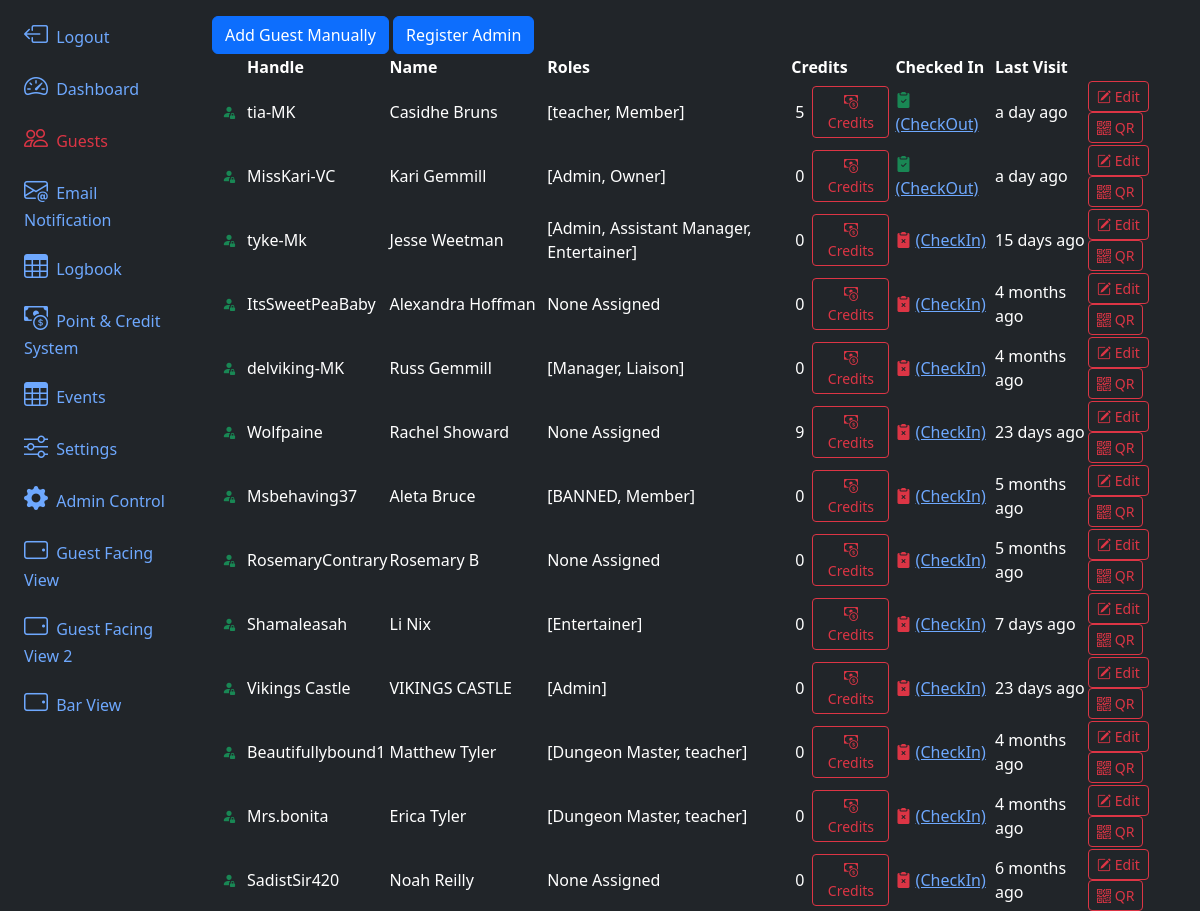
Page /guests/ (upper part) on the earlier database version.
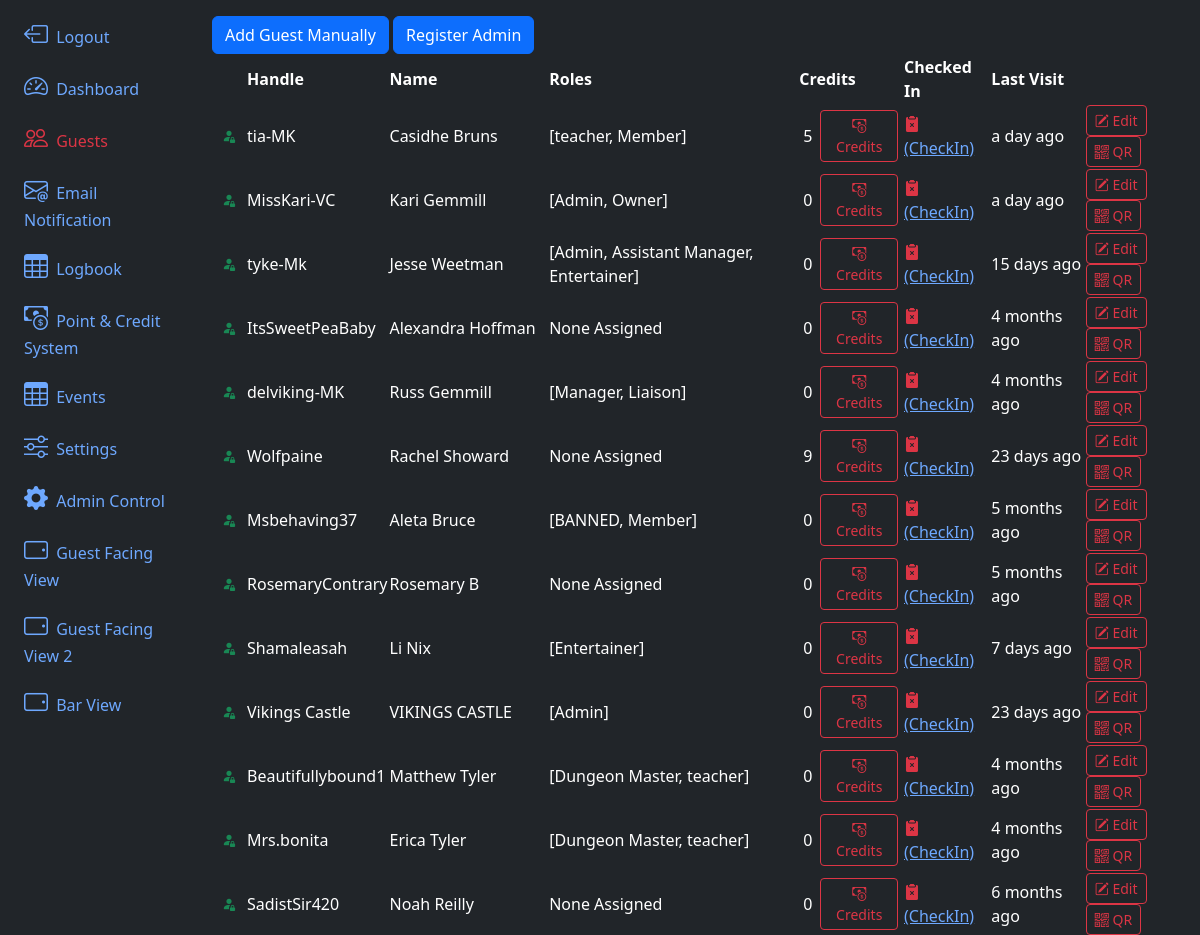
Same page on the later database version.
### app/models.py (models this page shows, shortened)
@dataclass
class Guest(db.Model, UserMixin):
    id:int = db.Column(db.Integer, primary_key=True)
    uuid:str  = db.Column(db.String, unique=True, name="uuid")
    fetUsername:str  = db.Column(db.String(100) )
    name:str  = db.Column(db.String(100), nullable=False)
    email:str  = db.Column(db.String(200), nullable=False)
    phone:str  = db.Column(db.String(20))
    barStatus:int = db.Column(db.Integer, default=0)
    checkin_blocked:bool = db.Column(db.Boolean(), default=False)
    password:str  = db.Column(db.String(255))
    allow_qrcode_refresh:bool = db.Column(db.Boolean(), default=True)
    roles = db.relationship('Role', backref=db.backref('guests'), secondary=guest_role)
    performs = db.relationship('Addon', backref='guests', secondary='guest_addons')
    termsCheck:bool = db.Column(db.Boolean(), default=False)
    termsDate = db.Column(db.DateTime(timezone=True), server_default=func.now())
    membershipEmailSent:bool = db.Column(db.Boolean(), default=False)
    membershipEmailSentDate = db.Column(db.DateTime(timezone=True), server_default=None)
    membershipStart = db.Column(db.DateTime(timezone=True), server_default=None)
    membershipEnd = db.Column(db.DateTime(timezone=True), server_default=None)
    credit = db.relationship('GuestCredit',backref='guest')
    logbook = db.relationship('Guestlog', backref='guest')
    checkedIn:bool = db.Column(db.Boolean(), default=False)
    lastVisit = db.Column(db.DateTime(timezone=True), server_default=None)
    lastCheckOut = db.Column(db.DateTime(timezone=True), server_default=None)
    created_at = db.Column(db.DateTime(timezone=True), server_default=func.now())

@dataclass
class Role(db.Model):
    id:int = db.Column(db.Integer, primary_key=True)
    name:str  = db.Column(db.String(100))
    description:str  = db.Column(db.String(200))
    permissions:str  = db.Column(db.String(200))
    skip_payment_at_checkin:bool = db.Column(db.Boolean(), default=False)
    skip_tos_update_at_checkin:bool = db.Column(db.Boolean(), default=False)
    allow_login_to_backoffice:bool = db.Column(db.Boolean(), default=False)
    allow_password_reset:bool = db.Column(db.Boolean(), default=False)
    notify_staff_on_checkin:bool = db.Column(db.Boolean(), default=False)
    auto_checkout_on_event_end:bool = db.Column(db.Boolean(), default=False)
    def __repr__(self):
        return f'{self.name}'

@dataclass
class GuestCredit(db.Model):
    id:int = db.Column(db.Integer, primary_key=True)
    lastUpdate = db.Column(db.DateTime(timezone=True), server_default=None)
    guest_id = db.Column(db.Integer, db.ForeignKey('guest.id'), nullable=False)
    points:int  = db.Column(db.Integer, nullable=False, default=0)
    generalAmount:int  = db.Column(db.Integer, nullable=False, default=0)
    specialEventAmount:int  = db.Column(db.Integer, nullable=False, default=0)
    privateSessionAmount:int  = db.Column(db.Integer, nullable=False, default=0)

### app/routes.py (the view, shortened to what this page needs)
@app.route('/guests/', methods=['GET', 'POST'])
def guests():
    return render_template('guests.html', guests=Guest.query.all(), settings = Setting.query.first(), roles = Role.query.all())

### app/__init__.py (called while the page is built)
@app.template_filter('get_general_credits')
def get_general_credits(credit):
    return sum(x.generalAmount for x in credit)

### app/templates/guests.html (shortened to what this page needs)
{% extends 'layout.html' %}
{% block content %}
<div id="toolbar">
    <button type="button" class="btn btn-primary" data-bs-toggle="modal" data-bs-target="#registerModal"
        data-bs-mode="new">Add Guest Manually</button>
    <a href="/registerAdmin"><button type="button" class="btn btn-primary">Register Admin</button></a>
</div>
<table class="table-dark rounded-3 overflow-hidden" data-toolbar="#toolbar" data-toggle="table"
    data-show-columns="true">
    <thead>
        <tr>
            <th scope="col" data-switchable="true"></th>
            <th data-sortable="true" scope="col" data-switchable="false">Handle</th>
            <th data-sortable="true" scope="col" data-field="name" data-visible="false" class='d-none d-md-table-cell'>
                Name</th>
            <th data-sortable="true" scope="col" class='d-none d-lg-table-cell' data-switchable="false">Roles</th>
            <th data-sortable="true" scope="col" class='d-none d-xl-table-cell' data-switchable="false">Credits</th>
            <th data-sortable="true" scope="col" data-switchable="false">Checked In</th>
            <th data-sortable="true" scope="col" data-switchable="false">Last Visit</th>
            <th data-align="right" scope="col" data-switchable="false"></th>
        </tr>
    </thead>
    <tbody>
        {% for guest in guests %}
        <tr>
            <td>
                <button type="button" class="btn btn-sm" data-bs-mode="edit" data-bs-uuid="{{guest.id}}">
                    {% if guest.checkin_blocked == None %}
                    <i class="bi bi-person-fill-lock text-success"></i>
                    {% elif guest.checkin_blocked == False %}
                    <i class="bi bi-person-fill-lock text-success"></i>
                    {% else %}
                    <i class="bi bi-person-fill-lock text-danger"></i>
                    {% endif %}
                </button>
            </td>
            <td>
                {% if guest.fetUsername %}
                {{guest.fetUsername}}
                {% else %}
                {{guest.name}}
                {% endif %}
            </td>
            <td class='d-none d-md-table-cell'>{{guest.name}}</td>
            {% if guest.roles %}
            <td class='d-none d-lg-table-cell'>{{guest.roles}}</td>
            {% else %}
            <td class='d-none d-lg-table-cell'>None Assigned</th>
                {% endif %}
            <td class=''>
                <div class="d-flex flex-row justify-content-between align-items-center">
                    <div class="px-1">{{guest.credit | get_general_credits }}</div>
                    <div class="px-1"><a href="/guestCredit/{{guest.id}}"><button type="button"
                                class="btn btn-sm btn-outline-danger"><i class="bi bi-cash-coin"></i>
                                Credits</button></a></div>
                </div>
            </td>
            {% if guest.checkedIn %}
            <td class='d-none d-lg-table-cell'><i class="bi bi-clipboard2-check-fill text-success"></i> <a
                    href="/checkOut/{{guest.id}}/Manually?next=%2Fguests">(CheckOut)</a></td>
            {% else %}
            <td class='d-none d-lg-table-cell'><i class="bi bi-clipboard2-x-fill text-danger"></i> <a
                    href="/checkIn/{{guest.id}}/Manually?next=%2Fguests">(CheckIn)</a></td>
            {% endif %}
            {% if guest.lastVisit %}
            <td>{{ moment(guest.lastVisit).fromNow() }}</td>
            {% else %}
            <td>Never</td>
            {% endif %}
            <td>
                <button type="button" class="btn btn-sm btn-outline-danger" data-bs-toggle="modal"
                    data-bs-target="#registerModal" data-bs-mode="edit" data-bs-uuid="{{guest.id}}"
                    data-bs-roles="{{guest.roles}}"><i class="bi bi-pencil-square"></i> Edit</button>
                <button type="button" class="btn btn-sm btn-outline-danger" data-bs-toggle="modal"
                    data-bs-target="#qrModal" data-bs-qr="{{guest.uuid}}"><i class="bi bi-qr-code"></i> QR</button>
            </td>
        </tr>
        {% endfor %}
    </tbody>
</table>
{% endblock content %}

### app/templates/layout.html (shortened to what this page needs)
<!doctype html>
<html lang="en" data-bs-theme="dark">
<head>
    <link href="https://cdn.jsdelivr.net/npm/bootstrap@5.3.3/dist/css/bootstrap.min.css" rel="stylesheet"
>
    <link rel="stylesheet" href="https://cdn.jsdelivr.net/npm/bootstrap-icons@1.11.3/font/bootstrap-icons.min.css">
    <link rel="stylesheet" href="https://cdn.jsdelivr.net/npm/bootstrap-table@1.23.2/dist/bootstrap-table.min.css">
    <link rel="stylesheet"
        href="https://cdn.jsdelivr.net/npm/bootstrap-select@1.14.0-beta2/dist/css/bootstrap-select.min.css">
</head>
<body>
    <div class="container-fluid">
        <div class="row flex-nowrap">
            <div class="col-auto col-md-3 col-xl-2 px-sm-2 px-0 bg-dark">
                <div class="d-flex flex-column align-items-center align-items-sm-start px-3 pt-2 text-white min-vh-100">
                    <ul class="nav nav-pills flex-column mb-sm-auto mb-0 align-items-center align-items-sm-start"
                        id="menu">
                        <li class="nav-item">
                            <a href="/logout" class="nav-link align-middle px-0">
                                <i class="fs-4 bi-box-arrow-left"></i> <span
                                    class="ms-1 d-none d-sm-inline">Logout</span>
                            </a>
                        </li>
                        <li class="nav-item">
                            <a href="/dashboard"
                                class="nav-link align-middle px-0 {% if request.endpoint == 'dashboard' %}text-danger{% endif %}">
                                <i class="fs-4 bi-speedometer2"></i> <span
                                    class="ms-1 d-none d-sm-inline">Dashboard</span>
                            </a>
                        </li>
                        <li class="nav-item">
                            <a href="/guests"
                                class="nav-link px-0 align-middle {% if request.endpoint == 'guests' %}text-danger{% endif %}">
                                <i class="fs-4 bi-people"></i> <span class="ms-1 d-none d-sm-inline">Guests</span>
                            </a>
                        </li>
                        <li class="nav-item">
                            <a href="/notificationEmailer"
                                class="nav-link px-0 align-middle {% if request.endpoint == 'emailer' %}text-danger{% endif %}">
                                <i class="fs-4  bi-envelope-at"></i> <span class="ms-1 d-none d-sm-inline">Email
                                    Notification</span>
                            </a>
                        </li>
                        <li class="nav-item">
                            <a href="/logbook"
                                class="nav-link px-0 align-middle {% if request.endpoint == 'logbook' %}text-danger{% endif %}">
                                <i class="fs-4 bi-table "></i> <span class="ms-1 d-none d-sm-inline">Logbook</span></a>
                        </li>
                        <li class="nav-item">
                            <a href="/credits"
                                class="nav-link px-0 align-middle {% if request.endpoint == 'credits' %}text-danger{% endif %}">
                                <i class="fs-4 bi-cash-coin "></i> <span class="ms-1 d-none d-sm-inline">Point & Credit
                                    System</span></a>
                        </li>
                        <li class="nav-item">
                            <a href="/events"
                                class="nav-link px-0 align-middle {% if request.endpoint == 'events' %}text-danger{% endif %}">
                                <i class="fs-4 bi-table "></i> <span class="ms-1 d-none d-sm-inline">Events</span></a>
                        </li>
                        <li class="nav-item">
                            <a href="/settings"
                                class="nav-link px-0 align-middle {% if request.endpoint == 'settings' %}text-danger{% endif %}">
                                <i class="fs-4 bi-sliders "></i> <span
                                    class="ms-1 d-none d-sm-inline">Settings</span></a>
                        </li>
                        <li class="nav-item">
                            <a target="_blank" rel="noopener noreferrer" href="/admin"
                                class="nav-link px-0 align-middle">
                                <i class="fs-4 bi-gear-fill "></i> <span class="ms-1 d-none d-sm-inline">Admin
                                    Control</span></a>
                        </li>
                        <li class="nav-item">
                            <a target="_blank" rel="noopener noreferrer" href="/guestView"
                                class="nav-link px-0 align-middle">
                                <i class="fs-4 bi-tablet-landscape "></i> <span class="ms-1 d-none d-sm-inline">Guest
                                    Facing
                                    View</span></a>
                        </li>
                        <li class="nav-item">
                            <a target="_blank" rel="noopener noreferrer" href="/guestView2"
                                class="nav-link px-0 align-middle">
                                <i class="fs-4 bi-tablet-landscape "></i> <span class="ms-1 d-none d-sm-inline">Guest
                                    Facing
                                    View 2</span></a>
                        </li>
                        <li class="nav-item">
                            <a target="_blank" rel="noopener noreferrer" href="/barView"
                                class="nav-link px-0 align-middle">
                                <i class="fs-4 bi-tablet-landscape "></i> <span class="ms-1 d-none d-sm-inline">Bar View</span></a>
                        </li>
                    </ul>
                </div>
            </div>
            <div class="col py-3 bg-dark text-light">
                {% block content %}{% endblock %}
            </div>
        </div>
    </div>
</body>
</html>

Differences in the rows shown:
changed Guest "tia-MK": checkedIn "(CheckOut)" → "(CheckIn)"
changed Guest "MissKari-VC": checkedIn "(CheckOut)" → "(CheckIn)"
